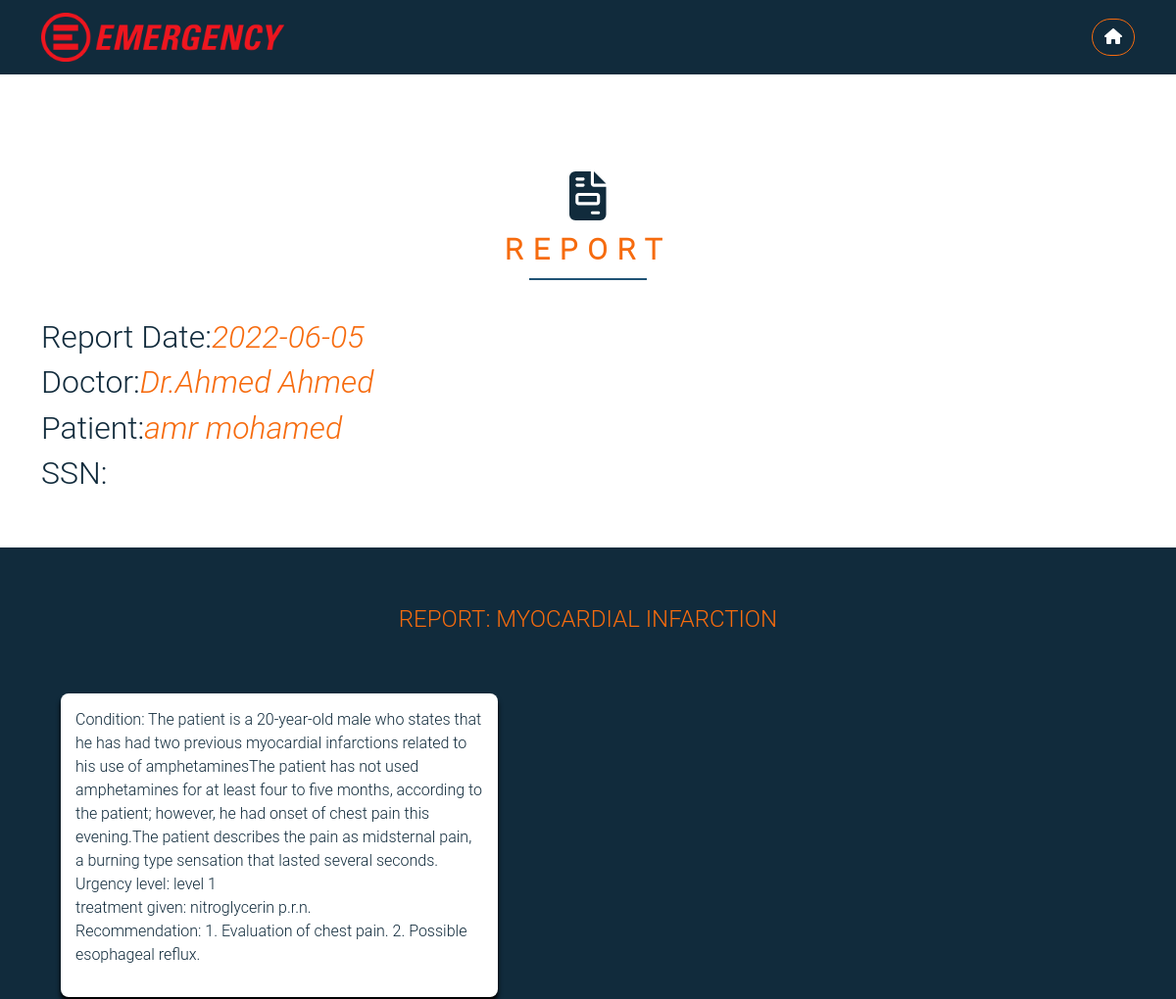
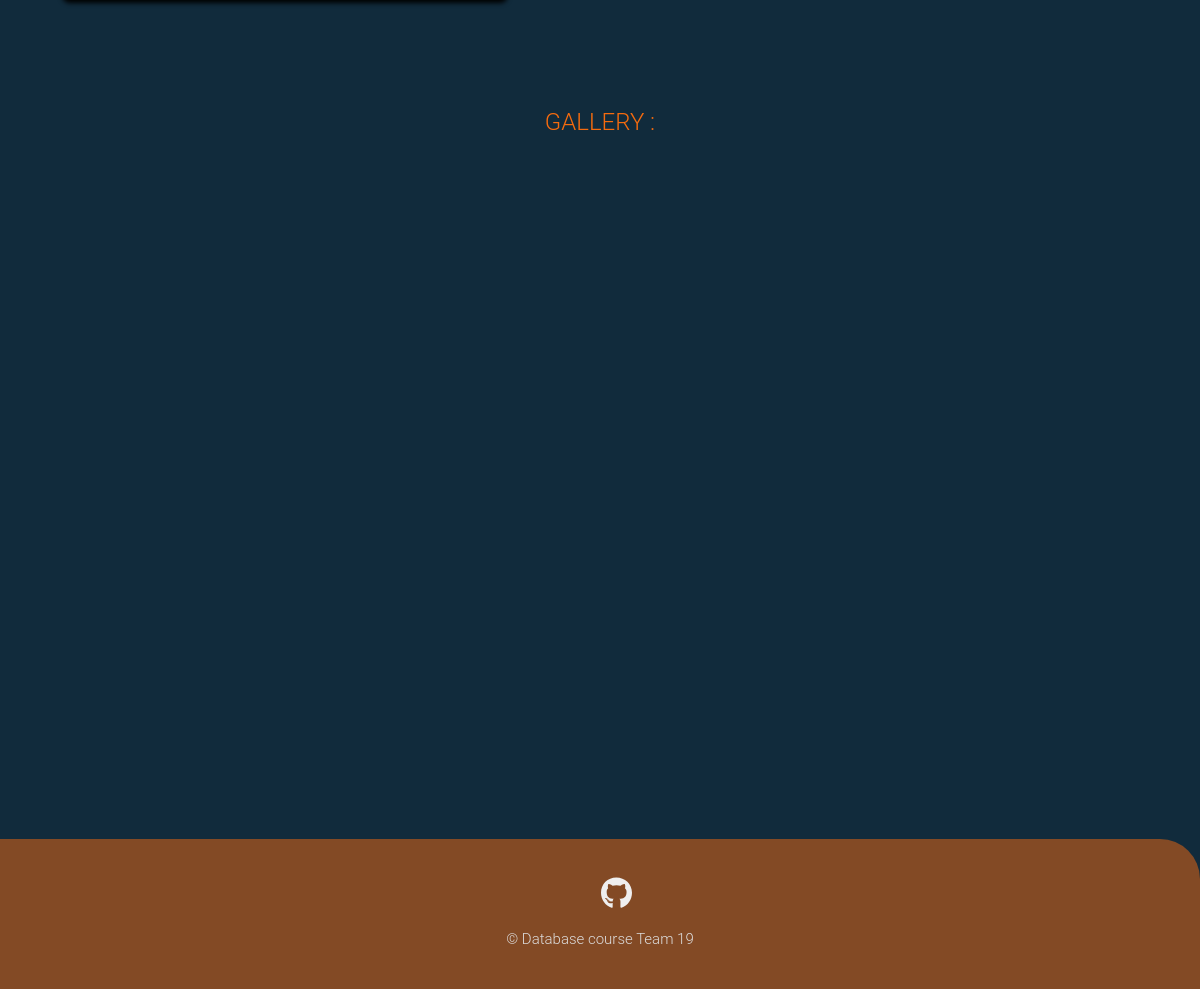
Page /report/1 (signed in) on the committed database (2 pictures, top to bottom).
### emergencydebartment/models.py (models this page shows, shortened)
class Report(db.Model):
    id = db.Column(db.Integer, primary_key=True)
    patient_id = db.Column(db.Integer, db.ForeignKey('patient.id'),nullable = False, default=99999999999999)
    doctor_id =  db.Column(db.Integer, db.ForeignKey('doctor.id'),nullable = False)
    patient_ssn = db.Column(db.Integer,nullable=False, default=99999999999999)
    date =  db.Column(db.DateTime, default = datetime.utcnow)
    title = db.Column(db.String(50),nullable = False )
    condition = db.Column(db.String(300))
    urgency = db.Column(db.String(7))
    treatment = db.Column(db.String(100))
    recommendation = db.Column(db.String(100))
    images = db.relationship('Images',  backref='Report', lazy=True, foreign_keys = 'Images.report_id')

class User(db.Model, UserMixin):
    __tablename__ = 'user_table'
    id = db.Column(db.Integer, primary_key=True)
    ssn = db.Column(db.Integer, unique=True,nullable=False)
    Fname = db.Column(db.String(20),nullable=False)
    Sname = db.Column(db.String(20))
    Lname = db.Column(db.String(20),nullable=False)
    gender = db.Column(db.String(6),nullable=False)
    phone = db.Column(db.String(11), default='Unknown')
    address = db.Column(db.String(70), default='Unknown')
    birth_date = db.Column(db.DateTime,nullable=False)
    user_role = db.Column(db.String(15), nullable=False, default='Patient')
    password = db.Column(db.String(61),nullable=False)

### emergencydebartment/routes.py (the view)
@app.route("/report/<int:report_id>")
@login_required(role = 'ANY')
def report(report_id):
    report = Report.query.get_or_404(report_id)
    patient = Patient.query.get(report.patient_id)
    if current_user.user_role == "Patient" and current_user.id != patient.id:
        abort(403)
    doctor = Doctor.query.get(report.doctor_id)
    images = report.images
    return render_template('patient_report.html', report = report, doctor=doctor, patient=patient, images=images)

### emergencydebartment/models.py (called while the page is built)
@login_manager.user_loader
def load_user(user_id):
    return User.query.get(int(user_id))

### emergencydebartment/routes.py (called while the page is built)
def login_required(role="ANY"):
    def wrapper(fn):
        @wraps(fn)
        def decorated_view(*args, **kwargs):
            if not current_user.is_authenticated:
              return login_manager.unauthorized()
            if current_user.user_role != 'Admin':
                if ((current_user.user_role != role) and (role != "ANY")):
                    return login_manager.unauthorized()
            return fn(*args, **kwargs)
        return decorated_view
    return wrapper

### emergencydebartment/templates/patient_report.html (shortened to what this page needs)
<!DOCTYPE html>
<html lang="en">
<head>
    <link rel="stylesheet" href="../static/styles/all.min.css">
    <link rel="stylesheet" href="../static/styles/bootstrap.min.css">
    <link rel="stylesheet" href="../static/styles/login.css">
    <link rel="stylesheet" href="../static/styles/table.css">
    <link rel="stylesheet" href="../static/styles/style.css">
    <link rel="stylesheet" href="../static/styles/galary.css">
    <link rel="stylesheet" href="../static/styles/box.css">
</head>
    <body>
        <nav class="navbar navbar-expand-lg sticky-top">
            <div class="container">
                <a class="navbar-brand" href="{{ url_for('home') }}">
                    <img src="../static/images/Emergency_(NGO)_logo.svg.png" alt="Emergency" height="50 px">
                </a>
                    <a href="{{ url_for('home') }}" class="log-out btn btn-primary rounded-pill main-btn ms-1"><i class="fa-solid fa-house"></i></a>
                </div>
        </nav>
        <section class="services pt-5 pb-5">
            <div class="container">
              <div class="main-title mt-5 mb-5 position-relative text-center">
                <h1 class="serv-icon mb-0">
                  <i class="fas fa-file-invoice align-items-center"></i>
                </h1>
                <p class="title ">report</p>
              </div>
                <div class="textblue">
                    <h2>Report Date:<i class="textgold">{{report.date.strftime("%Y-%m-%d")}}</i></h2>
                    <h2>Doctor:<i class="textgold">Dr.{{ doctor.Fname + " " +doctor.Lname}}</i> </h2>
                    {% if patient %}
                    <h2>Patient:<i class="textgold">{{ patient.Fname + " " + patient.Lname }}</i></h2>
                    {% else %}
                    <h2>Patient:<i class="textgold">unknown patient</i></h2>
                    {% endif %}
                    {% if report.patient_ssn != 99999999999999 %}
                    <h2>SSN:<i class="textgold">{{ report.patient_ssn }}</i></h2>
                    {% else %}
                    <h2>SSN:</h2>
                    {% endif %}
                </div>
            </div>
        </section>
        <div class="container">
            <legend class="textgold text-uppercase"> report: {{ report.title }}</legend>
            <div class="box backwhite">
                <p class="textblue">
                   Condition:                {{ report.condition }}<br>
                   Urgency level:             {{ report.urgency }}<br>
                   treatment given:           {{ report.treatment }}<br>
                   Recommendation:            {{ report.recommendation }}<br>
                </p>
            </div>
        </div>
        <section class="gallery min-vh-100">
            <div class="container-lg">
                <legend class="textgold text-uppercase"> gallery :</legend>
            </div>
        </section>
        <section class="foot">
            <footer>
                <ul class="social_icon">
                    <li><a href="#"><i class="fa-brands fa-github"></i></a></li>
                </ul>
                <p style="font-size: 15px; color: var(--gray-color)">&copy; Database course Team 19</p>
            </footer>
        </section>
    </body>
</html>

### emergencydebartment/static/styles/login.css (style rules this page uses)
:root { --blue-color: #112B3C; --orange-color:#F66B0E; --blue-off-color:#205375; --white-off-color:#EFEFEF; --gray-color:#DDDDDD; }
html, body { height: 100%; font-family: 'Roboto Light',sans-serif; background-color: var(--blue-color); }
.navbar { background-color: var(--blue-color); }
.navbar .log-out { background: none; border: solid 1px var(--orange-color); transition: 0.5s; margin-left: 10px; }
footer { position: relative; width: 100%; background-color:rgba(246, 107, 14,50%) ; height: 150px; padding: 30px 50px; display: flex; justify-content: center; align-items: center; flex-direction: column; border-top-right-radius: 40px; }
footer .social_icon, footer .mn { position:relative; display:flex; justify-content:center; align-items:center; margin:10px 0; flex-wrap: wrap; }
footer .social_icon li, footer .mn li { list-style: none; }
footer .social_icon li a { font-size: 2em; color: var(--white-off-color); margin: 0 10px; display: inline-block; transition: 0.5s; }

### emergencydebartment/static/styles/style.css (style rules this page uses)
:root { --blue-color: #112B3C; --orange-color:#F66B0E; --blue-off-color:#205375; --white-off-color:#EFEFEF; --gray-color:#DDDDDD; }
body { font-family: 'Roboto Light',sans-serif; background-color: var(--blue-color); }
.navbar { background-color: var(--blue-color); }
.textgold { color: #f66b0e; }
.services { background:white; margin-bottom: 0; }
.services .serv-icon { color: var(--blue-color); font-size: 50px; }
.services .title { text-transform: uppercase; letter-spacing: 10px; color: var(--orange-color); font-weight: bolder; font-size: 30px; }
.main-title::after { content: ""; width: 120px; height: 2px; background-color:var(--blue-off-color); position: absolute; bottom: -10px; left: 50%; transform: translateX(-50%) translateY(-50%); }
legend { margin-top: 5%; color: white; text-align: center; }
footer { position: relative; margin-top: 500px; width: 100%; background-color: rgba(246, 107, 14,50%); height: 150px; padding: 30px 50px; display: flex; justify-content: center; align-items: center; flex-direction: column; }
footer .social_icon, footer .mn { position:relative; display:flex; justify-content:center; align-items:center; margin:10px 0; flex-wrap: wrap; }
footer .social_icon li, footer .mn li { list-style: none; }
footer .social_icon li a { font-size: 2em; color: var(--white-off-color); margin: 0 10px; display: inline-block; transition: 0.5s; }
.textblue { color: #112B3C; }

### emergencydebartment/static/styles/galary.css (style rules this page uses)
img { max-width: 100%; }
.gallery { padding: 80px 0; }

### emergencydebartment/static/styles/box.css (style rules this page uses)
.box { width: 40%; height: 40%; float: left; margin: 50px 20px; background-color: #fff; padding: 15px; border-radius: 8px; box-shadow: 0 5px 5px rgb(0, 0,0.15); }

### rows in the picture
Report: date "2022-06-05", title "MYOCARDIAL INFARCTION", condition "The patient is a 20-year-old male who states that he has had two previous myocardial infarctions related to his use of amphetaminesThe patient has not used amphetamines for at least four to five months, according to the patient; however, he had onset of chest pain this evening.The patient describes the pain as midsternal pain, a burning type sensation that lasted several seconds.", urgency "level 1", treatment "nitroglycerin p.r.n.", recommendation "1. Evaluation of chest pain. 2. Possible esophageal reflux."
User: Fname+Lname "Ahmed Ahmed"
User: Fname+Lname "amr mohamed"
